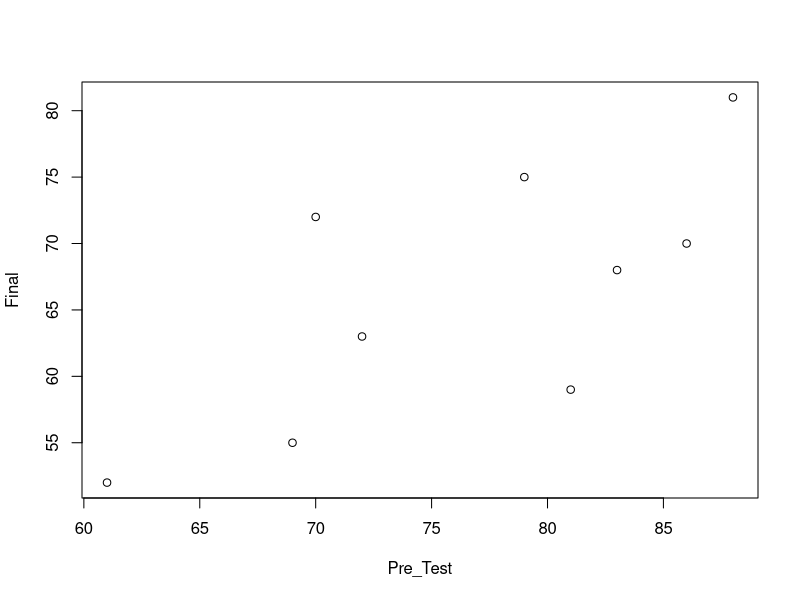
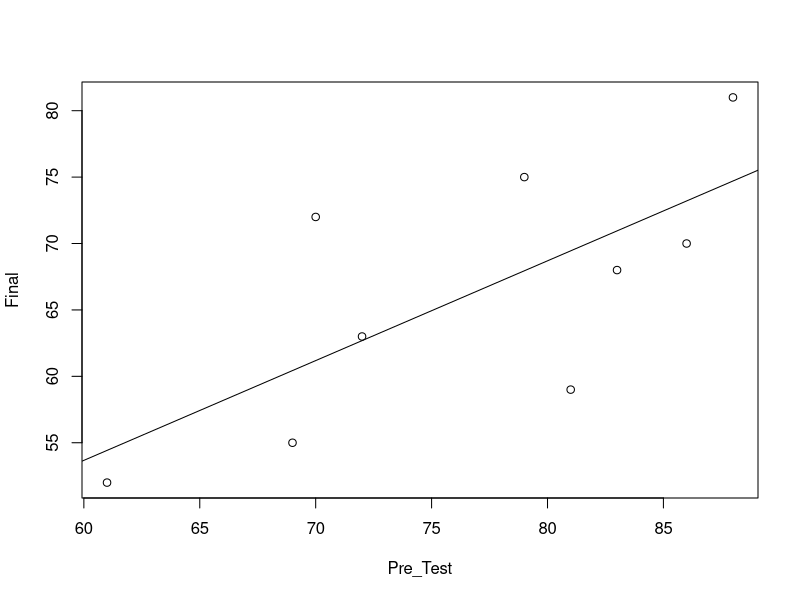
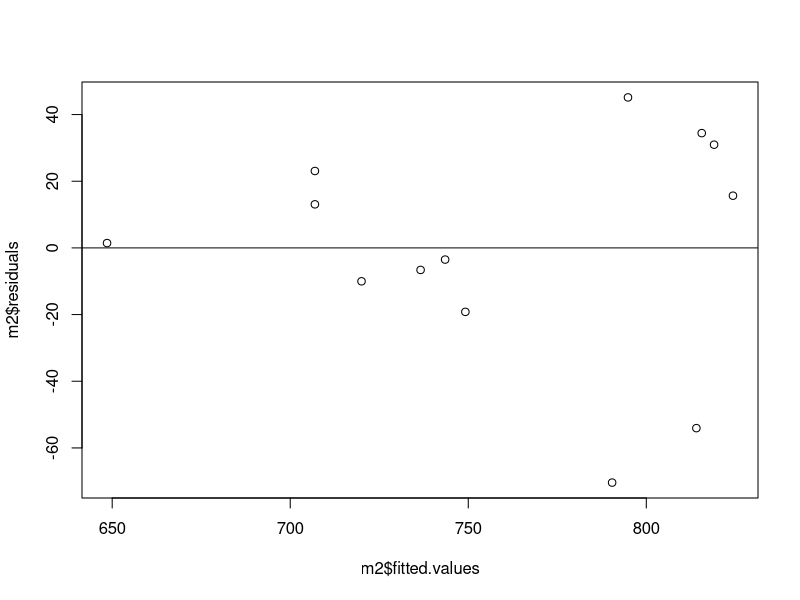
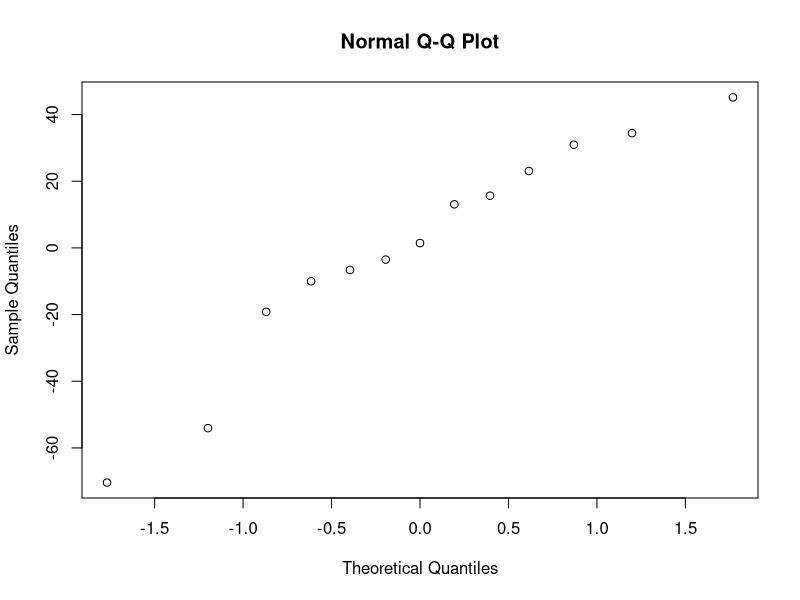

Generate these figures, in order, with R:
## ---- chunk 1
Student = c(1, 2, 3,4, 5, 6, 7, 8, 9)
Pre_Test = c(83, 81, 70, 79, 69, 61, 88, 72, 86)
Final = c(68, 59, 72, 75, 55, 52, 81, 63, 70)

## ---- chunk 2
plot(Pre_Test, Final)
## ---- chunk 3

m= lm(Final~Pre_Test)
y_intercept = m$coefficients[1]
slope = m$coefficients[2]
cat('The linear model m gives a y intercept of', y_intercept, 'and a slope of', slope, '\nWith the final formula:' ,'y=',round(y_intercept,2),'+',round(slope,2),'x')
m
## ---- chunk 4
plot(Pre_Test, Final)
abline(y_intercept,slope)
## ---- chunk 5
ipts = 80
students_final_score = y_intercept + ipts* slope
cat('If a student scores an 80 on their pre-test we would expect them to score a',round(students_final_score,2), 'on their final')
## ---- chunk 6
data.string="ice_thickness,days.of.ice,days.bottom.lower.8,snow.depth

730,152,198,91
760,173,201,81
850,166,202,69
840,161,202,72
720,152,198,91
730,153,205,91
840,166,204,70
730,157,204,90
650,136,172,47
850,142,218,59
740,151,207,88
720,145,209,60
710,147,190,63
"
ice = read.csv(text=data.string)
## ---- chunk 7
m2 = lm(ice_thickness~days.of.ice+days.bottom.lower.8+snow.depth,data=ice)
m2
## ---- chunk 8
thickdiff = 3.537 *2
cat('We would expect the two lakes to differ by',thickdiff,'mm')
## ---- chunk 9
summary(m2)
## ---- chunk 10
plot(m2$fitted.values,m2$residuals)
abline(0,0)
qqnorm(m2$residuals)
## ---- chunk 11
summary(m2)
## ---- chunk 12
n= 12 
t= 1.796
Beta3 = mean(ice$snow.depth)
s = sd(ice$snow.depth)
c = t*(s/sqrt(n))
up = Beta3 + c
low= Beta3 - c
cat('The 90% confidence interval for snow depth is between 67.02mm and 82.51mm')
